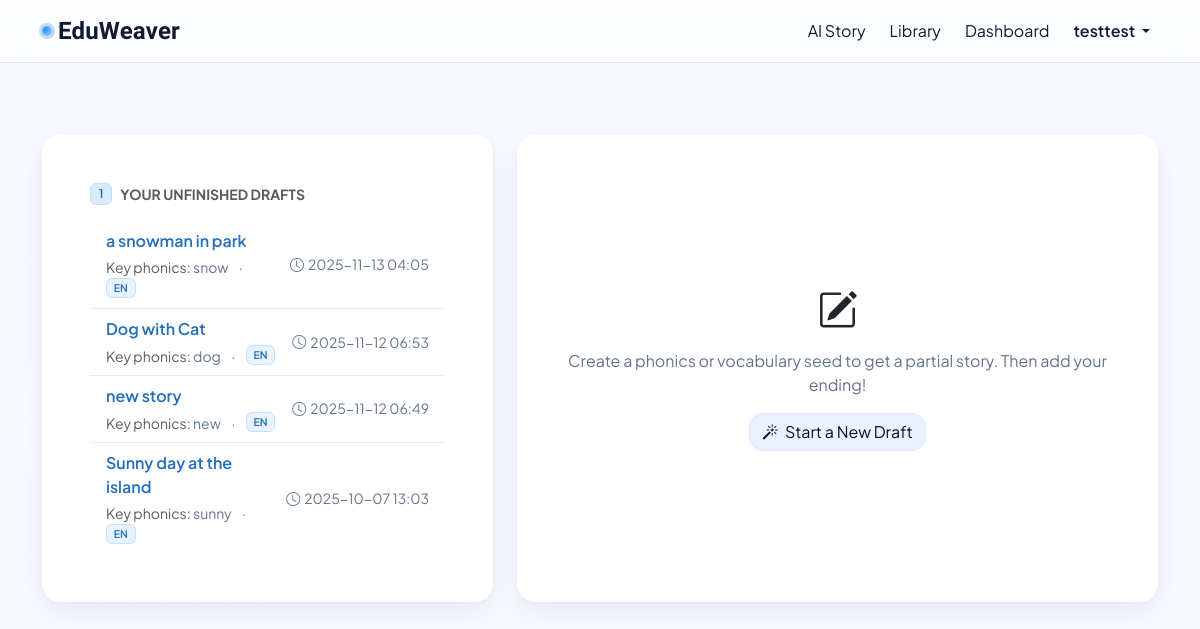
Before: /finish (signed in) with the older database file.
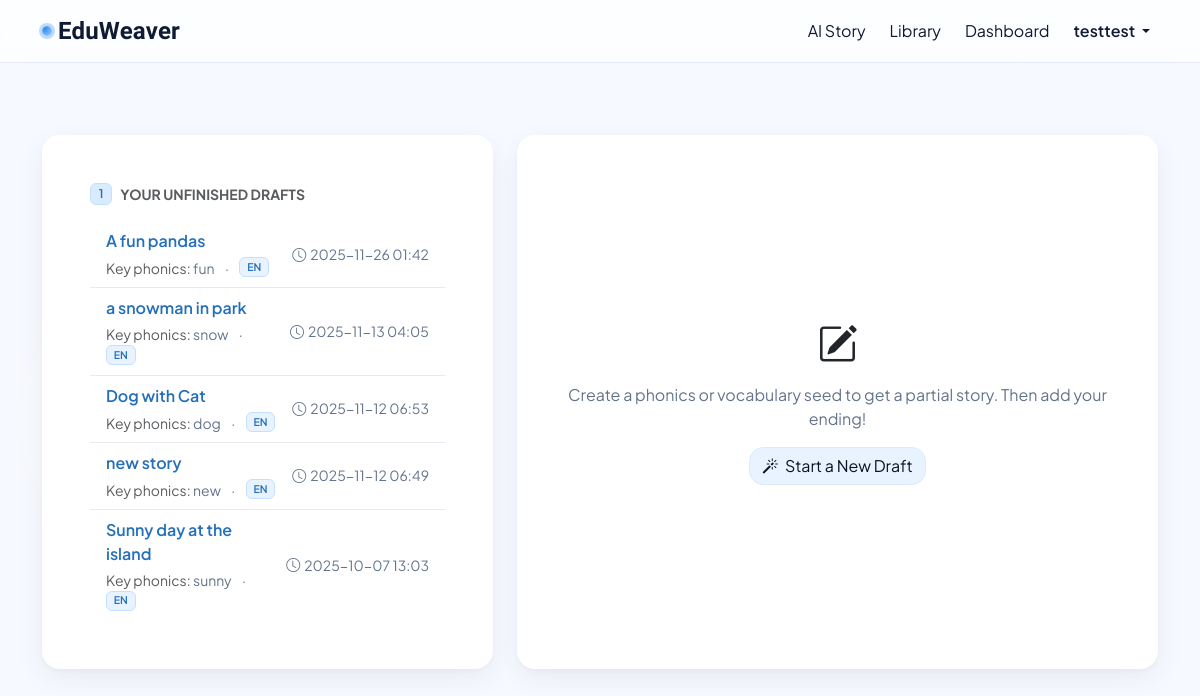
After: the same page with the newer database file.
### tables this page shows
CREATE TABLE users (
            id INTEGER PRIMARY KEY AUTOINCREMENT,
            username TEXT NOT NULL UNIQUE,
            email TEXT NOT NULL UNIQUE,
            password_hash TEXT NOT NULL,
            created_at TEXT DEFAULT (DATETIME('now'))
        , is_admin INTEGER DEFAULT 0, is_english_native INTEGER
    CHECK (is_english_native IN (0,1)), age INTEGER
    CHECK (age IS NULL OR (age BETWEEN 5 AND 120)), gender TEXT
    CHECK (gender IN ('female','male','nonbinary','prefer_not') OR gender IS NULL));

CREATE TABLE finish_drafts (
            id INTEGER PRIMARY KEY AUTOINCREMENT,
            seed_prompt TEXT NOT NULL,
            partial_text TEXT NOT NULL,
            learner_name TEXT DEFAULT 'guest',
            completion_text TEXT,
            language TEXT DEFAULT 'en',
            created_at TEXT DEFAULT (DATETIME('now'))
        , visual_url TEXT);

### app.py (the view, shortened to what this page needs)
@app.route("/finish", methods=["GET", "POST"])
@login_required
def finish_new():
    db = get_db()
    learner = g.current_user["username"]
    drafts = db.execute(
        """
        SELECT
          fd.id,
          fd.seed_prompt,
          fd.created_at,
          fd.language,
          (
            SELECT s.title
            FROM stories s
            WHERE s.prompt = fd.seed_prompt
              AND s.author_name = fd.learner_name
              AND s.language = fd.language
            ORDER BY datetime(s.created_at) DESC
            LIMIT 1
          ) AS story_title
        FROM finish_drafts fd
        WHERE fd.learner_name = ?
          AND (fd.completion_text IS NULL OR TRIM(fd.completion_text) = '')
        ORDER BY datetime(fd.created_at) DESC
        """,
        (learner,)
    ).fetchall()
    return render_template("finish_new.html", drafts=drafts)

### app.py (called while the page is built)
def dict_factory(cursor, row):
    d = {}
    for idx, col in enumerate(cursor.description):
        d[col[0]] = row[idx]
    return d

@app.template_filter('dt')
def format_dt(value, fmt="%Y-%m-%d %H:%M"):
    if value is None:
        return ""
    if isinstance(value, datetime):
        return value.strftime(fmt)
    try:
        s = str(value).strip().replace("Z", "")
        if "." in s:
            s = s.split(".", 1)[0]
        dt = datetime.fromisoformat(s)
        return dt.strftime(fmt)
    except Exception:
        return value

def get_db():
    if "db" not in g:
        conn = sqlite3.connect(DB_PATH)
        conn.row_factory = dict_factory
        g.db = conn
    return g.db

@app.before_request
def load_current_user():
    g.current_user = None
    uid = session.get("user_id")
    if uid:
        db = get_db()
        g.current_user = db.execute("SELECT * FROM users WHERE id = ?", (uid,)).fetchone()

@app.context_processor
def inject_user():
    return {"current_user": g.get("current_user")}

def login_required(view_func):
    @wraps(view_func)
    def _wrapped(*args, **kwargs):
        if not (g.get("current_user") and g.current_user.get("id")):
            next_url = request.full_path if request.query_string else request.path
            return redirect(url_for("login", next=next_url))
        return view_func(*args, **kwargs)
    return _wrapped

### templates/finish_new.html (shortened to what this page needs)
{% extends "base.html" %}
{% block content %}
<div class="row g-4 mt-4 mb-4">
  <div class="col-lg-6 col-xl-5">
    <div class="card border-0 lp-card-modern h-100">
      <div class="card-body p-4 p-lg-5">
        <div class="d-flex align-items-center gap-2 mb-3">
          <span class="badge lp-badge-step">1</span>
          <h6 class="mb-0 text-muted text-uppercase small fw-bold">Your Unfinished Drafts</h6>
        </div>
        <ul class="list-group list-group-flush">
          {% for d in drafts %}
            <li class="list-group-item d-flex justify-content-between align-items-center lp-list-item">
              <div class="me-3">
                <a class="text-decoration-none fw-semibold lp-link" href="{{ url_for('finish_view', draft_id=d.id) }}">
                  {{ d.story_title or "(Untitled Story)" }}
                </a>
                <div class="small text-secondary mt-1">
                  <span class="text-muted">Key phonics:</span>
                  {{ d.seed_prompt }}
                  <span class="mx-2">·</span>
                  <span class="badge lp-badge-lang align-text-bottom">{{ d.language|upper }}</span>
                </div>
              </div>
              <span class="small text-secondary text-nowrap">
                <i class="bi bi-clock me-1"></i>{{ d.created_at|dt("%Y-%m-%d %H:%M") }}
              </span>
            </li>
          {% else %}
            <li class="list-group-item text-secondary">No unfinished drafts yet.</li>
          {% endfor %}
        </ul>
      </div>
    </div>
  </div>
  <div class="col-lg-6 col-xl-7">
    <div class="card border-0 lp-card-modern h-100">
      <div class="card-body p-4 p-lg-5 d-flex align-items-center justify-content-center text-center">
        <div>
          <div class="mb-3 display-6"><i class="bi bi-pencil-square"></i></div>
          <p class="text-secondary mb-3">
            Create a phonics or vocabulary seed to get a partial story. Then add your ending!
          </p>
          <button
            type="button"
            class="btn btn-sky-light"
            data-bs-toggle="modal"
            data-bs-target="#newDraftModal"
          >
            <i class="bi bi-magic me-1"></i> Start a New Draft
          </button>
        </div>
      </div>
    </div>
  </div>
</div>
{% endblock %}

### templates/base.html (shortened to what this page needs)
<!doctype html>
<html lang="en" data-bs-theme="light">
<head>
  <link href="https://cdn.jsdelivr.net/npm/bootstrap@5.3.3/dist/css/bootstrap.min.css" rel="stylesheet">
  <link rel="stylesheet" href="https://cdn.jsdelivr.net/npm/bootstrap-icons@1.11.3/font/bootstrap-icons.css">
  <link href="{{ url_for('static', filename='styles.css') }}" rel="stylesheet">
</head>
<body>
<nav class="navbar navbar-expand-lg">
  <div class="container">
    <a class="navbar-brand" href="{{ url_for('index') }}">
      <span class="brand-dot"></span> EduWeaver
    </a>
    <div id="nav" class="collapse navbar-collapse">
      <ul class="navbar-nav ms-auto align-items-lg-center gap-2">
        <li class="nav-item"><a class="nav-link" href="{{ url_for('story_new') }}">AI Story</a></li>
        <li class="nav-item"><a class="nav-link" href="{{ url_for('library') }}">Library</a></li>
        <li class="nav-item"><a class="nav-link" href="{{ url_for('dashboard') }}">Dashboard</a></li>
        {% if current_user %}
          <li class="nav-item dropdown">
            <a class="nav-link dropdown-toggle fw-semibold" href="#" role="button" data-bs-toggle="dropdown" aria-expanded="false">
              {{ current_user.username }}
            </a>
          </li>
        {% else %}
          <li class="nav-item">
            <a class="btn btn-ghost" href="{{ url_for('login') }}">Sign in</a>
          </li>
        {% endif %}
      </ul>
    </div>
  </div>
</nav>
<main class="py-4">
  <div class="container">
    {% block content %}{% endblock %}
  </div>
</main>
</body>
</html>

### static/styles.css (style rules this page uses)
:root { --ink:#0f172a; --muted:#667085; --surface:#ffffff; --surface-2:#ffffffcc; --line:#e7eef7; --shadow: 0 10px 30px rgba(2,6,23,.10); --violet:#7c3aed; --violet-2:#a78bfa; --sky:#0ea5e9; --sky-2:#7dd3fc; --mint:#10b981; --mint-2:#6ee7b7; --sun:#f59e0b; --sun-2:#fcd34d; --rose:#f43f5e; --rose-2:#fecdd3; --bg-grad: radial-gradient(1200px 600px at 0% -10%, #e0f2fe 0%, rgba(224,242,254,0) 60%), radial-gradient(1000px 500px at 100% 0%, #ede9fe 0%, rgba(237,233,254,0) 65%), radial-gradient(900px 480px at 70% 110%, #dcfce7 0%, rgba(220,252,231,0) 60%), linear-gradient(180deg, #f8fafc 0%, #f1f5f9 100%); }
html, body { min-height:100%; }
body { background: var(--bg-grad); color: var(--ink); font-family: Nunito, "Noto Sans KR", system-ui, -apple-system, "Segoe UI", Roboto, Arial, sans-serif; }
.container::before { content:""; position:fixed; inset:auto auto 10% -10%; width:50vw; height:50vw; border-radius:50%; background: radial-gradient(closest-side, #fff 0%, rgba(255,255,255,0) 70%); filter: blur(24px); opacity:.6; pointer-events:none; z-index:-1; }
.card { background: linear-gradient(180deg, var(--surface), var(--surface-2)); border:1px solid var(--line); border-radius:1.25rem; box-shadow: var(--shadow); }
.btn { border-radius: .9rem; }
.text-secondary { color: var(--muted) !important; }

### templates/base.html (style rules this page uses)
:root { --brand-600:#2f8cea; --brand-700:#236fbb; --mint-500:#7fbaff; --mint-600:#4ea2ff; --ink:#0f172a; --muted:#667085; --border:rgba(15,23,42,.12); }
html,body { height:100% }
body { font-family:"Plus Jakarta Sans", system-ui, -apple-system, Segoe UI, Roboto, Arial, sans-serif; color:var(--ink); background:#f2f8ff; }
.navbar { position:sticky; top:0; z-index:9999; backdrop-filter:saturate(140%) blur(10px); -webkit-backdrop-filter:saturate(140%) blur(10px); background:linear-gradient(180deg, rgba(255,255,255,.82), rgba(255,255,255,.68)); border-bottom:1px solid var(--border); }
.navbar-brand { font-family:"Baloo 2", system-ui, -apple-system, Segoe UI, Roboto, Arial, sans-serif; font-weight:700; letter-spacing:.2px; display:flex; align-items:center; gap:.4rem; font-size:24px; color:var(--ink); }
.navbar-brand .brand-dot { inline-size:.6rem; block-size:.6rem; border-radius:999px; background: radial-gradient(65% 65% at 30% 30%, var(--brand-600), var(--mint-500)); box-shadow:0 0 0 3px color-mix(in srgb, var(--brand-600) 30%, transparent); }
.nav-link { color:var(--ink) }

### templates/finish_new.html (style rules this page uses)
:root { --ink:#0f1b33; --muted:#64748b; --bg:#f6f9ff; --paper:#ffffff; --sky-25:#f2f8ff; --sky-50:#e8f3ff; --sky-100:#d8ebff; --sky-200:#c2e0ff; --sky-300:#a5d1ff; --sky-400:#7fbaff; --sky-500:#4ea2ff; --sky-600:#2f8cea; --sky-700:#236fbb; --border:#e5eaf3; --ring:#b9d6ff; }
body { background:var(--bg); }
.lp-card-modern { border-radius:18px; box-shadow:0 10px 30px rgba(2,6,23,.06), 0 2px 6px rgba(2,6,23,.04); background:var(--paper); }
.btn-sky-light { --bs-btn-color:#0b1224; --bs-btn-bg:var(--sky-50); --bs-btn-border-color:var(--sky-100); --bs-btn-hover-bg:var(--sky-100); --bs-btn-hover-border-color:var(--sky-200); }
.lp-badge-step { background:var(--sky-100); color:var(--sky-700); border:1px solid var(--sky-200); font-weight:600; }
.lp-badge-lang { background:var(--sky-50); color:var(--sky-700); border:1px solid var(--sky-200); font-weight:600; }
.lp-link { color:var(--sky-700); }
.lp-list-item { border-color:var(--border); transition:background .15s ease, transform .06s ease, border-color .2s ease; }

Changed rows visible on the page:
added finish_drafts: story_title "A fun pandas", seed_prompt "fun", language "EN", created_at|dt "2025-11-26 01:42"
